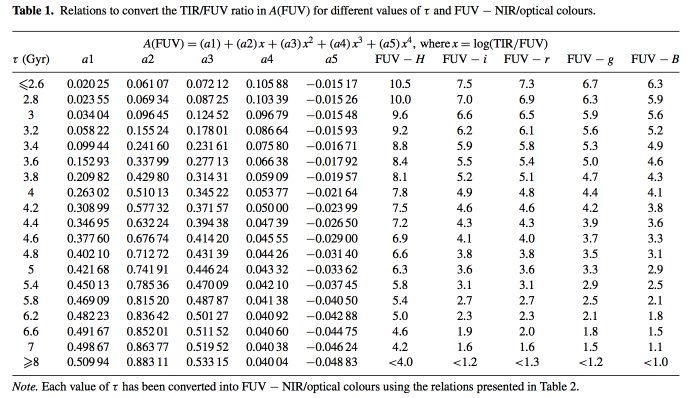
#> input picture magic/dat/Cortese/Cortese.png, 1394 x 796 px (shown at 1/2 size); its folder holds only this picture in this run
$ python -i mask.py   (imports and definitions only)
#> lines starting #> are read from the running program, lines starting #| are printed output that depends on the picture
#!/usr/bin/env python
# -*- coding: utf8 -*-
# *****************************************************************
# **       PTS -- Python Toolkit for working with SKIRT          **
# **       © Astronomical Observatory, Ghent University          **
# *****************************************************************

## \package pts.magic.basics.mask Contains the Mask class.

# -----------------------------------------------------------------

# Ensure Python 3 functionality
from __future__ import absolute_import, division, print_function

# Import standard modules
import copy
import numpy as np
from scipy import ndimage

# Import astronomical modules
from astropy.io import fits
from photutils import detect_sources
from photutils.geometry import circular_overlap_grid, elliptical_overlap_grid

# Import the relevant PTS classes and modules
from .vector import Position
from ...core.basics.log import log
from .vector import Pixel

# -----------------------------------------------------------------

# [28 lines left out: function get_mask_names, not called in this run]

# -----------------------------------------------------------------

class MaskBase(object):

    """
    This class ...
    """

    def __init__(self, data, **kwargs):

        """
        The constructor ...
        :param data:
        :param kwargs:
        """

        # Get the data
        if kwargs.pop("invert", False): data = np.logical_not(data.astype(bool))
        else: data = data.astype(bool)

        # Set data
        self._data = data

    # -----------------------------------------------------------------

    # [844 lines left out: functions where, above, below, from_region, circle, ellipse and 45 more, not called in this run]

    # -----------------------------------------------------------------

    def softened(self, radius=5, min_radius=0, nbins=10, niterations=1, min_level=0, per_level=False):

        """
        This function ...
        :param radius:
        :param min_radius:
        :param nbins:
        :param niterations:
        :param min_level:
        :param per_level
        :return:
        """

        from ..core.alpha import AlphaMask
        from ..tools import statistics

        # All levels
        max_level = 255
        min_level_not_transparent = 1 if min_level == 0 else min_level
        alpha_levels = list(range(min_level_not_transparent,255))
        level_span = max_level - min_level_not_transparent

        # Get the bins
        centers, lower, upper = statistics.histogram(alpha_levels, nbins=nbins)

        levels = dict()

        # Radius is per level
        if per_level:

            from skimage import morphology
            structure = morphology.disk(radius, dtype=bool)

            previous_mask = self.data
            levels[max_level] = previous_mask

            # Loop over the levels
            for lower_value, center_value, upper_value in reversed(zip(lower, centers, upper)):

                # Get integer center level
                center = int(round(center_value))

                # Create dilated mask
                data = ndimage.binary_dilation(previous_mask, structure, niterations)
                previous_mask = data

                # Add the data to the dictionary
                levels[center] = data

        # Radius is maximum radius
        else:

            has_negatives = False

            radius_span = radius - min_radius

            # Positive radii first (dilation)

            index = 0

            # Loop over the levels
            for lower_value, center_value, upper_value in zip(lower, centers, upper):

                # Get integer center level
                center = int(round(center_value))

                # Calculate the radius for this level
                level_radius = min_radius - radius_span / level_span * (center - max_level)

                if level_radius < 0:
                    has_negatives = True
                    continue

                int_level_radius = int(round(level_radius))

                # Create dilated mask
                from skimage import morphology
                structure = morphology.disk(int_level_radius, dtype=bool)
                data = ndimage.binary_dilation(self.data, structure, niterations)

                # Add the data to the dictionary
                levels[center] = data

                index += 1

            # Add maximum level
            if has_negatives:

                center = 0.5 * (centers[index] + centers[index+1])

                # Determine level for mask in its current form
                #center = 0.
                #level_radius = min_radius - radius_span / level_span * (center - max_level)

                # Add
                levels[center] = self.data

            # No negatives
            else: levels[max_level] = self.data

            # Negative radii (erosion)
            if has_negatives:

                # Loop over the levels
                for lower_value, center_value, upper_value in zip(lower, centers, upper):

                    # Get integer center level
                    center = int(round(center_value))

                    # Calculate the radius for this level
                    level_radius = min_radius - radius_span / level_span * (center - max_level)

                    # Only negatives
                    if level_radius > 0: continue

                    abs_level_radius = abs(level_radius)
                    int_level_radius = int(round(abs_level_radius))

                    # Create dilated mask
                    from skimage import morphology
                    structure = morphology.disk(int_level_radius, dtype=bool)
                    data = ndimage.binary_erosion(self.data, structure, niterations)

                    # Add the data to the dictionary
                    levels[center] = data

        # Create alpha mask
        return AlphaMask.from_levels(levels)

    # -----------------------------------------------------------------

    # [160 lines left out: functions npixels, nmasked, relative_nmasked, nunmasked, relative_nunmasked, has_masked and 6 more, not called in this run]

# -----------------------------------------------------------------

class Mask(np.ndarray):

    """
    This class ...
    """

    # -----------------------------------------------------------------

    # [586 lines left out: functions __new__, from_file, is_nan, is_inf, is_zero, is_zero_or_less and 25 more, not called in this run]

# -----------------------------------------------------------------

>>> import cv2
>>> picture = cv2.imread('../dat/Cortese/Cortese.png', cv2.IMREAD_GRAYSCALE)
#> picture: shape (796, 1394); min 0, max 255, mean 235.3
>>> result = MaskBase(picture).softened()
#> in __init__, `else: data = data.astype(bool)`:
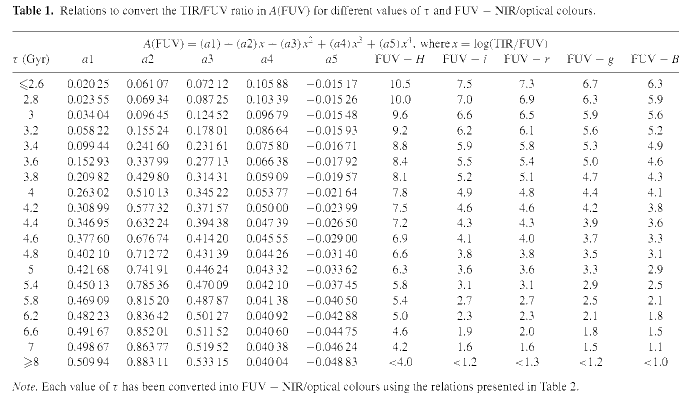
#> data: shape (796, 1394) bool (shown at 1/2 size); 95.9% white; black in thin lines or dots
#> (the run stopped early here; a loop or call above may not have finished)
